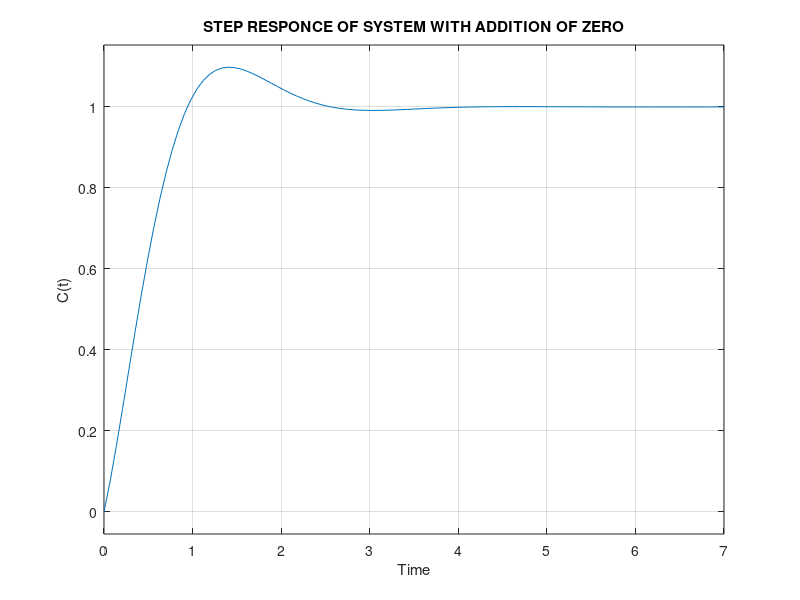

MATLAB code for this plot:
n1=[1 6];
d1=[1 3 2 0];
sys1=tf(n1,d1);
subplot(3,2 ,1)
rlocus(sys1)
title('ROOT LOCUS OF SYSTEM')
xlabel('Re(S)')
ylabel('Im(S)')
sys1c=feedback(sys1,1);
subplot(3,2,2)
step(sys1c)
title('STEP RESPONCE OF SYSTEM')
xlabel('Time')
ylabel('C(t)')
n2=[1 6];
d2=[1 6 11 6 0];
sys2=tf(n2,d2);
subplot(3,2,3)
rlocus(sys2)
title('ROOT LOCUS OF SYSTEM WITH ADDITION OF POLES')
xlabel('Re(S)')
ylabel('Im(S)')
sys2c=feedback(1*sys2,1);
subplot(3,2,4)
step(sys2c)
title('STEP RESPONCE OF SYSTEM')
xlabel('Time')
ylabel('C(t)')
n3=[1 7 6];
d3=[1 3 2 0];
sys3=tf(n3,d3);
subplot(3,2,5)
rlocus(sys3)
title('ROOT LOCUS OF SYSTEM WITH ADDITION OF ZERO')
xlabel('Re(S)')
ylabel('Im(S)')
sys3c=feedback(1*sys3,1);
subplot(3,2,6)
step(sys3c)
title('STEP RESPONCE OF SYSTEM WITH ADDITION OF ZERO')
xlabel('Time')
ylabel('C(t)')
